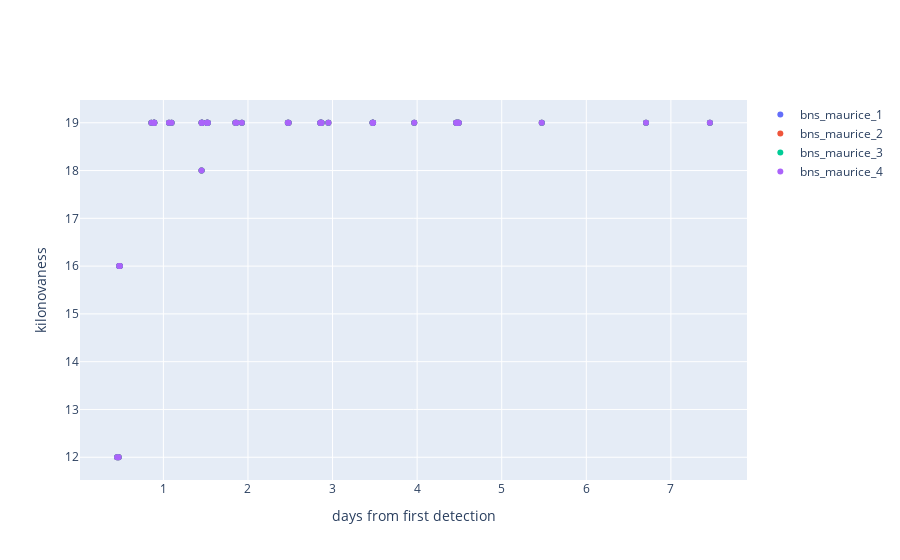

Notebook code for this chart:
### Code cell
fig = go.Figure()

for key in pos_df_dict.keys():
    fig.add_trace(
        go.Scatter(
            x=pos_df_dict[key]["latest_det"] - trigger_time,
            y=pos_df_dict[key]["kilonovaness"],
            name=key,
            mode="markers",
        )
    )

fig.update_layout(
    {"xaxis_title": "days from first detection", "yaxis_title": "kilonovaness"}
)
fig.show()
